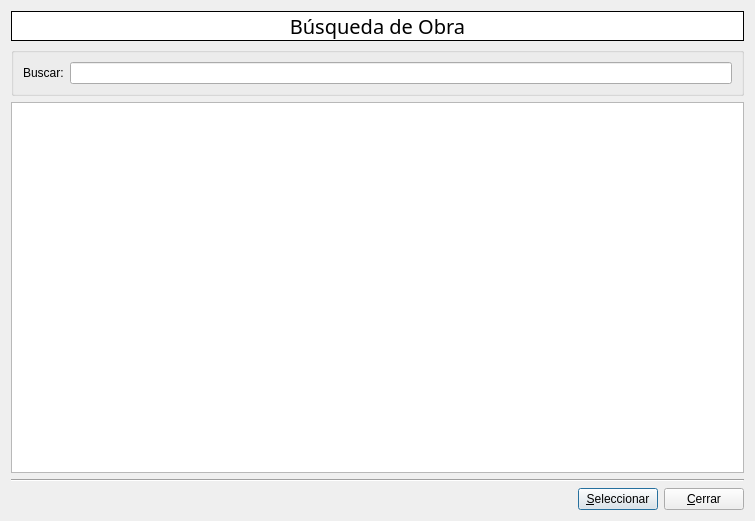
<ui version="4.0" >
 <class>BuildingSearch</class>
 <widget class="QWidget" name="BuildingSearch" >
  <property name="geometry" >
   <rect>
    <x>0</x>
    <y>0</y>
    <width>755</width>
    <height>521</height>
   </rect>
  </property>
  <property name="windowTitle" >
   <string>Buscar Obra</string>
  </property>
  <property name="windowIcon" >
   <iconset resource="../resources/qzette.qrc" >
    <normaloff>:/app/images/app/building.png</normaloff>:/app/images/app/building.png</iconset>
  </property>
  <layout class="QVBoxLayout" name="verticalLayout" >
   <item>
    <widget class="QLabel" name="lb_title" >
     <property name="palette" >
      <palette>
       <active>
        <colorrole role="Base" >
         <brush brushstyle="SolidPattern" >
          <color alpha="255" >
           <red>255</red>
           <green>255</green>
           <blue>255</blue>
          </color>
         </brush>
        </colorrole>
        <colorrole role="Window" >
         <brush brushstyle="SolidPattern" >
          <color alpha="255" >
           <red>255</red>
           <green>255</green>
           <blue>255</blue>
          </color>
         </brush>
        </colorrole>
       </active>
       <inactive>
        <colorrole role="Base" >
         <brush brushstyle="SolidPattern" >
          <color alpha="255" >
           <red>255</red>
           <green>255</green>
           <blue>255</blue>
          </color>
         </brush>
        </colorrole>
        <colorrole role="Window" >
         <brush brushstyle="SolidPattern" >
          <color alpha="255" >
           <red>255</red>
           <green>255</green>
           <blue>255</blue>
          </color>
         </brush>
        </colorrole>
       </inactive>
       <disabled>
        <colorrole role="Base" >
         <brush brushstyle="SolidPattern" >
          <color alpha="255" >
           <red>255</red>
           <green>255</green>
           <blue>255</blue>
          </color>
         </brush>
        </colorrole>
        <colorrole role="Window" >
         <brush brushstyle="SolidPattern" >
          <color alpha="255" >
           <red>255</red>
           <green>255</green>
           <blue>255</blue>
          </color>
         </brush>
        </colorrole>
       </disabled>
      </palette>
     </property>
     <property name="font" >
      <font>
       <family>Trebuchet MS</family>
       <pointsize>15</pointsize>
      </font>
     </property>
     <property name="autoFillBackground" >
      <bool>true</bool>
     </property>
     <property name="frameShape" >
      <enum>QFrame::Box</enum>
     </property>
     <property name="text" >
      <string>Búsqueda de Obra</string>
     </property>
     <property name="alignment" >
      <set>Qt::AlignCenter</set>
     </property>
    </widget>
   </item>
   <item>
    <widget class="QGroupBox" name="groupBox" >
     <property name="title" >
      <string/>
     </property>
     <layout class="QHBoxLayout" name="horizontalLayout_2" >
      <item>
       <widget class="QLabel" name="label" >
        <property name="text" >
         <string>Buscar:</string>
        </property>
       </widget>
      </item>
      <item>
       <widget class="QLineEdit" name="le_filter" />
      </item>
     </layout>
    </widget>
   </item>
   <item>
    <widget class="QTableView" name="tv_building" >
     <property name="frameShadow" >
      <enum>QFrame::Plain</enum>
     </property>
     <property name="editTriggers" >
      <set>QAbstractItemView::NoEditTriggers</set>
     </property>
     <property name="tabKeyNavigation" >
      <bool>false</bool>
     </property>
     <property name="alternatingRowColors" >
      <bool>true</bool>
     </property>
     <property name="selectionMode" >
      <enum>QAbstractItemView::SingleSelection</enum>
     </property>
     <property name="selectionBehavior" >
      <enum>QAbstractItemView::SelectRows</enum>
     </property>
    </widget>
   </item>
   <item>
    <widget class="Line" name="line" >
     <property name="orientation" >
      <enum>Qt::Horizontal</enum>
     </property>
    </widget>
   </item>
   <item>
    <layout class="QHBoxLayout" name="horizontalLayout" >
     <item>
      <spacer name="horizontalSpacer" >
       <property name="orientation" >
        <enum>Qt::Horizontal</enum>
       </property>
       <property name="sizeHint" stdset="0" >
        <size>
         <width>40</width>
         <height>20</height>
        </size>
       </property>
      </spacer>
     </item>
     <item>
      <widget class="QPushButton" name="pb_add" >
       <property name="text" >
        <string>&amp;Seleccionar</string>
       </property>
       <property name="icon" >
        <iconset resource="../resources/qzette.qrc" >
         <normaloff>:/icons/images/icons/plus.png</normaloff>:/icons/images/icons/plus.png</iconset>
       </property>
       <property name="autoDefault" >
        <bool>false</bool>
       </property>
       <property name="default" >
        <bool>true</bool>
       </property>
      </widget>
     </item>
     <item>
      <widget class="QPushButton" name="pb_close" >
       <property name="text" >
        <string>&amp;Cerrar</string>
       </property>
       <property name="icon" >
        <iconset resource="../resources/qzette.qrc" >
         <normaloff>:/icons/images/icons/close.png</normaloff>:/icons/images/icons/close.png</iconset>
       </property>
      </widget>
     </item>
    </layout>
   </item>
  </layout>
 </widget>
 <tabstops>
  <tabstop>le_filter</tabstop>
  <tabstop>tv_building</tabstop>
  <tabstop>pb_add</tabstop>
  <tabstop>pb_close</tabstop>
 </tabstops>
 <resources>
  <include location="../resources/qzette.qrc" />
 </resources>
 <connections/>
</ui>
